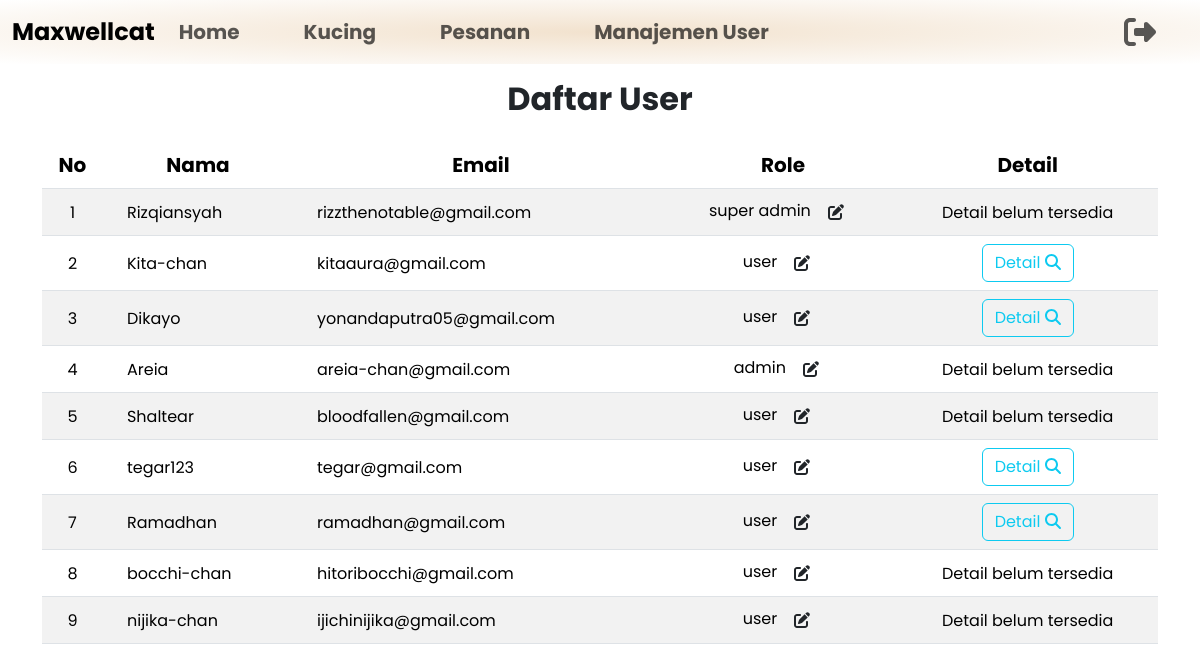
The app's page /admin_page/manajemen_user.php (signed in) with its own data.
### tables this page shows
CREATE TABLE `detail_user` (
  `id_detail_user` int(11) UNSIGNED NOT NULL,
  `id_user` int(11) DEFAULT NULL,
  `nama_lengkap` varchar(100) DEFAULT NULL,
  `gender` enum('Pria','Wanita','Lainnya') DEFAULT NULL,
  `tanggal_lahir` date DEFAULT NULL,
  `alamat` text DEFAULT NULL,
  `kode_pos` varchar(50) DEFAULT NULL,
  `detail_alamat` text DEFAULT NULL,
  `foto_profile` varchar(255) DEFAULT NULL,
  `pembaruan_terakhir` timestamp NULL DEFAULT current_timestamp()
);

CREATE TABLE `user` (
  `id_user` int(11) NOT NULL,
  `username` varchar(50) NOT NULL,
  `email` varchar(100) NOT NULL,
  `password` varchar(255) NOT NULL,
  `role` enum('super admin','admin','user') NOT NULL
);

### admin_page/manajemen_user.php (the view, shortened to what this page needs)
<?php
include '../functions.php';
$selectUser = mysqli_query($conn, "SELECT u.*, du.nama_lengkap, du.gender, du.tanggal_lahir, du.alamat FROM user u LEFT JOIN detail_user du ON u.id_user = du.id_user ORDER BY u.id_user");
$rowCount = mysqli_num_rows($selectUser);
?>
<!DOCTYPE html>
<html lang="en">
<head>
    <link rel="stylesheet" href="../css/style_admin.css">
    <link rel="stylesheet" href="../bootstrap/css/bootstrap.css">
    <link rel="stylesheet" href="../fontawesome/css/all.css">
</head>
<body>
    <?php include 'navbar.php'; ?>
    <div class="container-fluid py-3">
        <div class="container">
            <h2 class="text-center fw-bold">Daftar User</h2>
            <div class="table-responsive mt-4 text-center">
                <table class="table table-striped">
                    <thead class="align-middle text-center fs-5">
                        <tr>
                            <th>No</th>
                            <th>Nama</th>
                            <th>Email</th>
                            <th>Role</th>
                            <th>Detail</th>
                        </tr>
                    </thead>
                    <tbody class="align-middle">
                        <?php
                        if ($rowCount == 0) { ?>
                            <tr>
                                <td colspan="6">Tidak ada data produk</td>
                            </tr>
                            <?php    } else {
                            $nomer = 1;
                            while ($data = mysqli_fetch_array($selectUser)) { ?>
                                <tr>
                                    <td class="text-center"><?= $nomer; ?></td>
                                    <td class="ps-4"><?= $data['username']; ?></td>
                                    <td class="ps-4"><?= $data['email']; ?></td>
                                    <td class="text-center">
                                        <?= $data['role']; ?>
                                        <button type="button" id="editRoleButtons" class="btn" data-role="<?= $data['role']; ?>" data-bs-toggle="modal" data-bs-target="#editRoleModal" data-id="<?= $data['id_user']; ?>">
                                            <i class="fa fa-edit"></i>
                                        </button>
                                    </td>
                                    <td class="text-center">
                                        <?php if ($data['nama_lengkap'] != null) { ?>
                                            <a href="detail_user.php?id=<?= $data['id_user']; ?>" class="btn btn-outline-info">Detail <i class="fa-solid fa-magnifying-glass"></i></a>
                                        <?php   } else { ?>
                                            Detail belum tersedia
                                        <?php   } ?>
                                    </td>
                                </tr>
                        <?php
                                $nomer++;
                            }
                        } ?>
                    </tbody>
                </table>
            </div>
        </div>
    </div>
</body>
</html>

### admin_page/navbar.php (shortened to what this page needs)
<nav class="navbar navbar-expand-lg bg-body-tertiary navbar-background">
  <div class="container-fluid">
  <a class="navbar-brand fs-4" href="#">Maxwellcat</a>
    <div class="collapse navbar-collapse" id="navbarSupportedContent">
      <ul class="navbar-nav me-auto mb-2 mb-lg-0">
        <li class="nav-item me-5">
          <a class="nav-link fs-5" aria-current="page" href="index.php">Home</a>
        <li class="nav-item me-5">
          <a class="nav-link fs-5" href="manajemen_kucing.php">Kucing</a>
        </li>
        <li class="nav-item me-5">
          <a class="nav-link fs-5" href="pesanan.php">Pesanan</a>
        </li>
        <li class="nav-item me-5">
          <a class="nav-link fs-5" href="manajemen_user.php">Manajemen User</a>
        </li>
      </ul>
      <ul class="navbar-nav ml-auto">
        <li class="nav-item me-4">
          <a class="nav-link" href="../logout.php">
            <i class="fa-solid fa-right-from-bracket fa-2x"></i>
          </a>
        </li>
      </ul>
    </div>
  </div>
</nav>

### css/style_admin.css (style rules this page uses)
* { margin: 0; padding: 0; font-family: "Poppins", sans-serif; }
.navbar-background { background: radial-gradient(#f2e2ce, #ffffff); color: #2e2e2e; font-weight: 650; }

### records on screen
detail_user: id_user.username "Rizqiansyah", id_user.email "rizzthenotable@gmail.com", id_user.role "super admin", shows "Detail belum tersedia"
detail_user: id_user.username "Kita-chan", id_user.email "kitaaura@gmail.com", id_user.role "user"
detail_user: id_user.username "Dikayo", id_user.email "yonandaputra05@gmail.com", id_user.role "user"
detail_user: id_user.username "Areia", id_user.email "areia-chan@gmail.com", id_user.role "admin", shows "Detail belum tersedia"
user: username "Shaltear", email "bloodfallen@gmail.com", role "user", shows "Detail belum tersedia"
detail_user: id_user.username "tegar123", id_user.email "tegar@gmail.com", id_user.role "user"
detail_user: id_user.username "Ramadhan", id_user.email "ramadhan@gmail.com", id_user.role "user"
detail_user: id_user.username "bocchi-chan", id_user.email "hitoribocchi@gmail.com", id_user.role "user", shows "Detail belum tersedia"
detail_user: id_user.username "nijika-chan", id_user.email "ijichinijika@gmail.com", id_user.role "user", shows "Detail belum tersedia"
